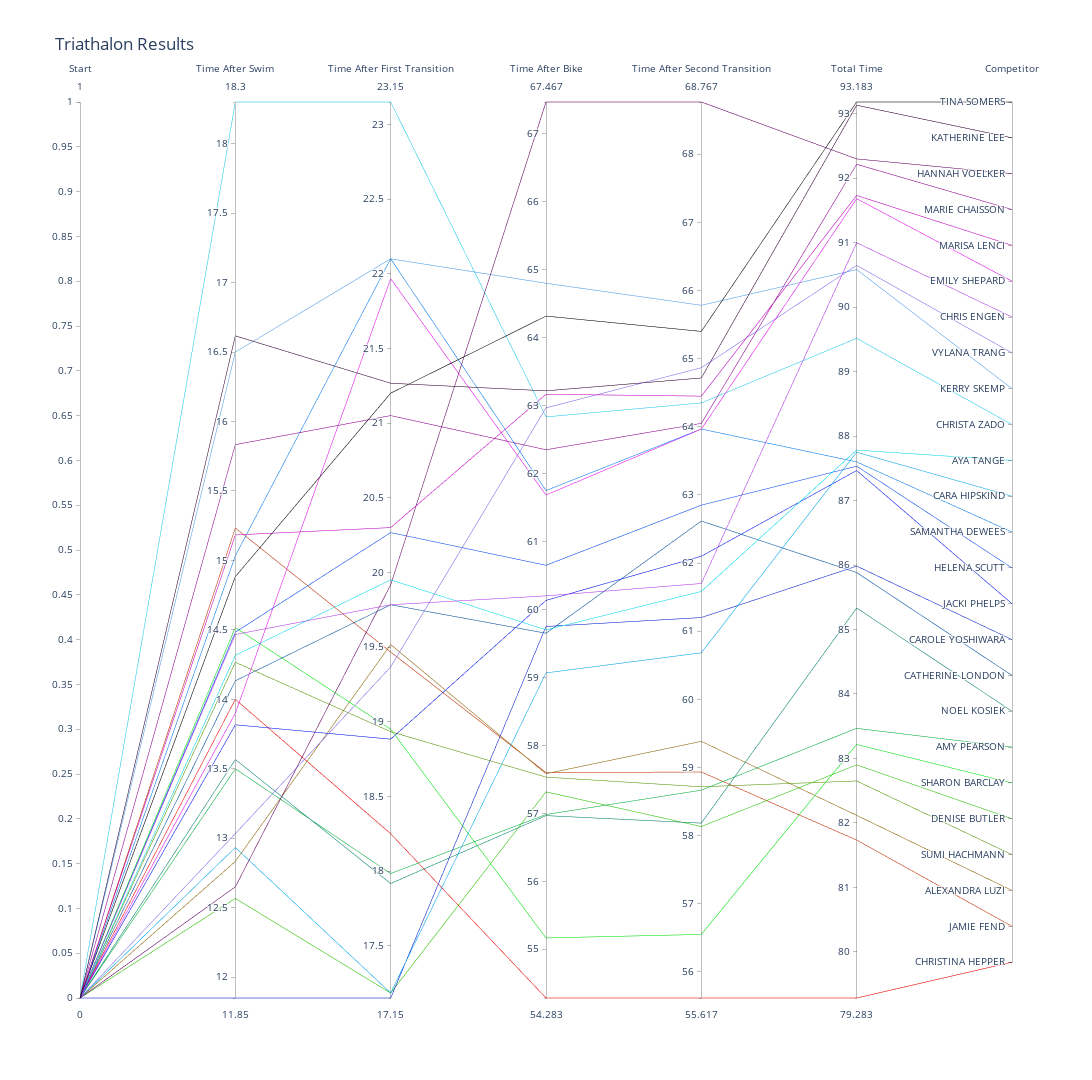

Notebook source saved alongside this figure:
### Code cell
dimensions = list([
            dict(range = [0, 1],
                label = 'Start', values = reduced2['Start']),            
            dict(range = [reduced2["Swim Minutes"].min(), reduced2["Swim Minutes"].max()],
                label = 'Time After Swim', values = reduced2['Swim Minutes']),
            dict(range = [reduced2["Swim+T1"].min(), reduced2["Swim+T1"].max()],
                label = 'Time After First Transition', values = reduced2['Swim+T1']),
            dict(range = [reduced2["Plus Bike"].min(), reduced2["Plus Bike"].max()],
                label = 'Time After Bike', values = reduced2['Plus Bike']),
            dict(range = [reduced2["Plus T2"].min(), reduced2["Plus T2"].max()],
                label = 'Time After Second Transition', values = reduced2['Plus T2']),
            dict(range = [reduced2["Total"].min(), reduced2["Total"].max()],
                label = 'Total Time', values = reduced2['Total']),
            dict(range=[0,reduced2['Gender Place'].max()], tickvals = reduced2['Gender Place'], ticktext = reduced2['Name'],
                       label='Competitor', values=reduced2['Gender Place'])
        ])

fig = go.Figure(data=go.Parcoords(line = dict(color = reduced2['Gender Place'],
                   colorscale = [[.0,'rgba(255,0,0,0.1)'],[0.2,'rgba(0,255,0,0.1)'],[.4,'rgba(0,0,255,0.1)'], 
                                 [.6,'rgba(0,255,255,0.1)'], [.8, 'rgba(255,0,255,0.1)'], [1, 'rgba(0,0,0,0.1)']]), dimensions=dimensions))

fig.update_layout(
    title="Triathalon Results",
    width=1920,
    height=1080
)

fig.show()

### Figure 1 — Plotly figure (JSON) as saved in the notebook; plotly's stock layout.template omitted (floating-point values rounded to 4 significant figures)
{"data": [{"dimensions": [{"label": "Start", "range": [0, 1], "values": [0, 0, 0, 0, 0, 0, 0, 0, 0, 0, 0, 0, 0, 0, 0, 0, 0, 0, 0, 0, 0, 0, 0, 0, 0]}, {"label": "Time After Swim", "range": [11.85, 18.3], "values": [14, 15.23, 12.83, 14.27, 12.57, 14.52, 13.5, 13.57, 14.13, 11.85, 13.82, 14.48, 15.03, 12.93, 14.32, 18.3, 16.5, 13.03, 14.47, 13.9, 15.18, 15.83, 12.65, 16.62, 14.88]}, {"label": "Time After First Transition", "range": [17.15, 23.15], "values": [18.25, 19.47, 19.52, 18.93, 17.18, 18.95, 17.98, 17.92, 19.78, 17.15, 18.88, 20.27, 22.1, 17.18, 19.95, 23.15, 22.1, 19.37, 19.78, 21.97, 20.3, 21.05, 19.92, 21.27, 21.2]}, {"label": "Time After Bike", "range": [54.28, 67.47], "values": [54.28, 57.6, 57.58, 57.53, 57.32, 55.17, 56.98, 56.97, 59.65, 59.75, 60.13, 60.65, 61.75, 59.07, 59.7, 62.83, 64.8, 62.97, 60.2, 61.68, 63.17, 62.35, 67.47, 63.22, 64.32]}, {"label": "Time After Second Transition", "range": [55.62, 68.77], "values": [55.62, 58.93, 59.38, 58.72, 58.13, 56.55, 58.67, 58.18, 62.62, 61.2, 62.1, 62.85, 63.97, 60.68, 61.58, 64.35, 65.78, 64.87, 61.7, 63.97, 64.45, 64.05, 68.77, 64.72, 65.4]}, {"label": "Total Time", "range": [79.28, 93.18], "values": [79.28, 81.73, 82.12, 82.65, 82.9, 83.22, 83.47, 85.33, 85.88, 85.98, 87.47, 87.53, 87.6, 87.75, 87.78, 89.52, 90.58, 90.65, 91, 91.68, 91.73, 92.22, 92.3, 93.13, 93.18]}, {"label": "Competitor", "range": [0, 25], "ticktext": ["CHRISTINA HEPPER", "JAMIE FEND", "ALEXANDRA LUZI", "SUMI HACHMANN", "DENISE BUTLER", "SHARON BARCLAY", "AMY PEARSON", "NOEL KOSIEK", "CATHERINE LONDON", "CAROLE YOSHIWARA", "JACKI PHELPS", "HELENA SCUTT", "SAMANTHA DEWEES", "CARA HIPSKIND", "AYA TANGE", "CHRISTA ZADO", "KERRY SKEMP", "VYLANA TRANG", "CHRIS ENGEN", "EMILY SHEPARD", "MARISA LENCI", "MARIE CHAISSON", "HANNAH VOELKER", "KATHERINE LEE", "TINA SOMERS"], "tickvals": [1, 2, 3, 4, 5, 6, 7, 8, 9, 10, 11, 12, 13, 14, 15, 16, 17, 18, 19, 20, 21, 22, 23, 24, 25], "values": [1, 2, 3, 4, 5, 6, 7, 8, 9, 10, 11, 12, 13, 14, 15, 16, 17, 18, 19, 20, 21, 22, 23, 24, 25]}], "line": {"color": [1, 2, 3, 4, 5, 6, 7, 8, 9, 10, 11, 12, 13, 14, 15, 16, 17, 18, 19, 20, 21, 22, 23, 24, 25], "colorscale": [[0, "rgba(255,0,0,0.1)"], [0.2, "rgba(0,255,0,0.1)"], [0.4, "rgba(0,0,255,0.1)"], [0.6, "rgba(0,255,255,0.1)"], [0.8, "rgba(255,0,255,0.1)"], [1, "rgba(0,0,0,0.1)"]]}, "type": "parcoords"}], "layout": {"height": 1080, "title": {"text": "Triathalon Results"}, "width": 1920}}
